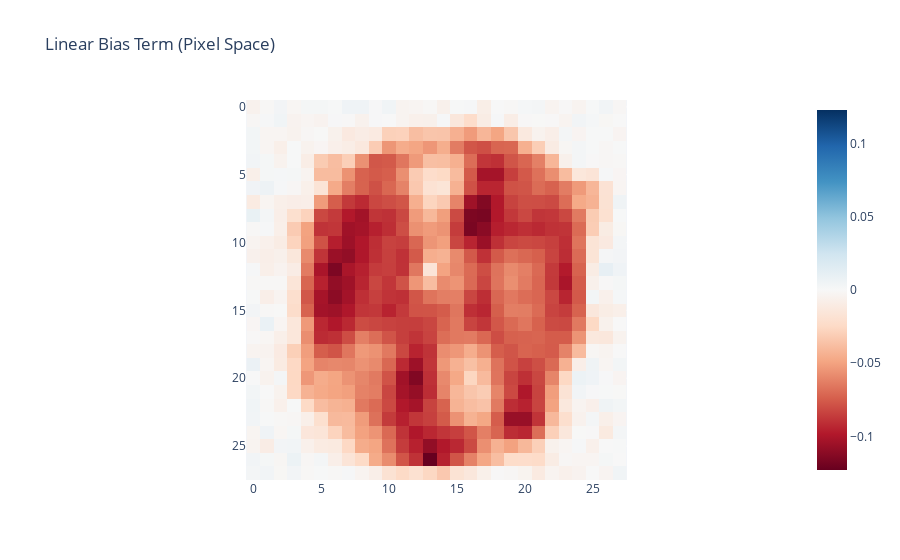

The cell this chart's notebook holds for it:
### Code cell
# Visualize the bias
c = 2 * b[:-1, -1]  # linear bias over pixels
c_pixel = mnist_model.w_e.T @ c  # project to pixel space
px.imshow(
    c_pixel.view(28, 28).cpu(),
    color_continuous_scale="RdBu",
    color_continuous_midpoint=0.0,
    title="Linear Bias Term (Pixel Space)",
).show()

### Figure 1 — Plotly figure (JSON) as saved in the notebook; plotly's stock layout.template omitted (floating-point values rounded to 4 significant figures; data arrays with more than 128 entries replaced by an {"elided": "..."} marker saying what was removed)
{"data": [{"coloraxis": "coloraxis", "hovertemplate": "x: %{x}<br>y: %{y}<br>color: %{z}<extra></extra>", "name": "0", "type": "heatmap", "xaxis": "x", "yaxis": "y", "z": {"elided": "28x28 float values"}}], "layout": {"coloraxis": {"cmid": 0, "colorscale": [[0, "rgb(103,0,31)"], [0.1, "rgb(178,24,43)"], [0.2, "rgb(214,96,77)"], [0.3, "rgb(244,165,130)"], [0.4, "rgb(253,219,199)"], [0.5, "rgb(247,247,247)"], [0.6, "rgb(209,229,240)"], [0.7, "rgb(146,197,222)"], [0.8, "rgb(67,147,195)"], [0.9, "rgb(33,102,172)"], [1, "rgb(5,48,97)"]]}, "title": {"text": "Linear Bias Term (Pixel Space)"}, "xaxis": {"anchor": "y", "constrain": "domain", "domain": [0, 1], "scaleanchor": "y"}, "yaxis": {"anchor": "x", "autorange": "reversed", "constrain": "domain", "domain": [0, 1]}}}
